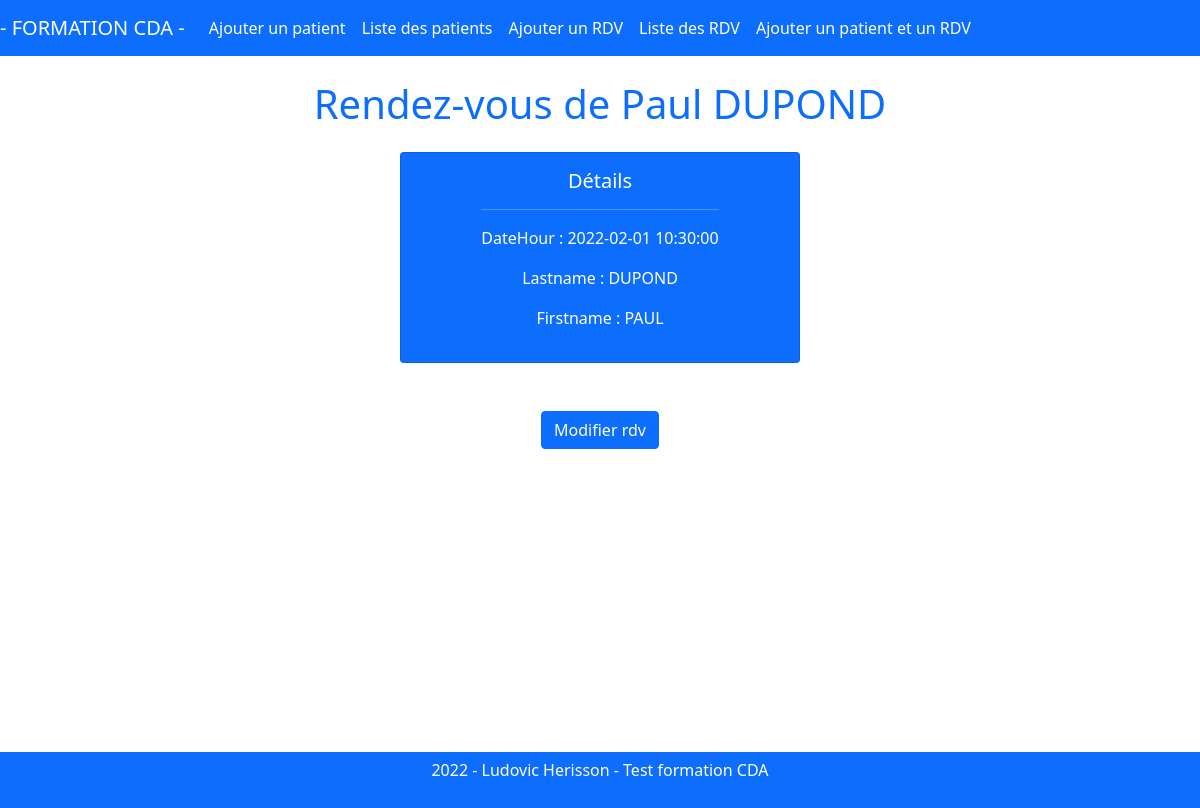
The app's page /?op=select&data=rdv&id=18 with its own data.
### tables this page shows
CREATE TABLE `appointments` (
  `id` int(11) NOT NULL,
  `dateHour` datetime NOT NULL,
  `idPatients` int(11) NOT NULL
);

CREATE TABLE `patients` (
  `id` int(11) NOT NULL,
  `lastname` varchar(25) NOT NULL,
  `firstname` varchar(25) NOT NULL,
  `birthdate` date NOT NULL,
  `phone` varchar(25) DEFAULT NULL,
  `mail` varchar(100) NOT NULL
);

### controller/Controller.php (called while the page is built, shortened)
<?php
class Controller
{
    private $dbEntityRepo;
    public function __construct()
    {
        $this->dbEntityRepo=new \Model\EntityRepository;
    }
    public function render($layout,$template,$parameters=[])
    {
        extract($parameters);
        require "view/$template";
        return ob_end_flush();
    }
    public function select()
    {
        $id=isset($_GET['id']) ? $_GET['id'] : NULL;
        $data=isset($_GET['data']) ? $_GET['data'] : NULL;
        $dataPatient=($data=="patient") ? $dataPatient=$this->dbEntityRepo->selectRepo($id,$data) : NULL ;
        $dataPatient=(empty($dataPatient))? $this->dbEntityRepo->selectRepo($id,$data,false) : $dataPatient;
        $dataRdv=($data=="rdv") ? $dataRdv=$this->dbEntityRepo->selectRepo($id,$data) : NULL ;
        if($_GET['data']=='rdv')
        {
            $recupPatient=$this->dbEntityRepo->selectRepo($id, $_GET['data']);
            $nomPatient=ucfirst(strtolower($recupPatient[0]['firstname']));
            $nomPatient.=' '.$recupPatient[0]['lastname'];
            $title='Rendez-vous de '.$nomPatient;
        }
        elseif($_GET['data']=='patient')
        {
            $recupPatient=$this->dbEntityRepo->selectRepo($id, $_GET['data'], false);
            $nomPatient=ucfirst(strtolower($recupPatient[0]['firstname']));
            $nomPatient.=' '.$recupPatient[0]['lastname'];
            $title='Détails de '.$nomPatient;
        }
       $this->render('layout.php', 'template-select.php',[
           'title' => $title,
           'dataType'=>$data,
           'dataPatient'=>$dataPatient,
           'dataRdv'=>$dataRdv,
           'hidden'=>'hidden'
       ]);
    }
    public function handleRequest()
    {
        $op=isset($_GET['op']) ? $_GET['op'] : NULL;
        switch ($op)
        {
            case 'select':
                $this->select();
                break;
        }
    }
}

### index.php (called while the page is built, shortened)
<?php
$controller=new Controller\Controller;
$controller->handleRequest();
?>

### model/EntityRepository.php (called while the page is built, shortened)
<?php
class EntityRepository
{
    private $db;
    private $tablepatients;
    private $tableappointments;
    public function getDb()
    {
        if(!$this->db)
        {
            try
            {
                $xml=simplexml_load_file('app/config.xml');
                $this->tablepatients=$xml->table1;
                $this->tableappointments=$xml->table2;
                try
                {
                    $this->db= new \PDO("mysql:host=". $xml->host ."; dbname=" . $xml->db, $xml->user, $xml->password, [
                        \PDO::ATTR_ERRMODE => \PDO::ERRMODE_EXCEPTION
                    ]);
                }
                catch(\PDOException $e)
                {
                echo"Message : " . $e->getMessage();
                }
            }
            catch(\Exception $e)
            {
                echo"Message : ".$e->getMessage();
            }
        }
        return $this->db;
    }
    public function selectRepo (int $id, string $data, $verif=true)
    {
        switch ($data)
        {
            case 'rdv':
                $q=$this->getDb()->prepare("SELECT appointments.id, appointments.dateHour, patients.lastname, patients.firstname  FROM " .$this->tableappointments." INNER JOIN ".$this->tablepatients." ON ".$this->tableappointments.".idPatients=".$this->tablepatients.".id AND appointments.id=".$id );
                $q->execute();
                $r=$q->fetchAll(\PDO::FETCH_ASSOC);
                return $r;
            break;
        }
    }
}
?>

### view/template-select.php (the view)
<div class="row mx-auto">
    <div class="card col-4 mx-auto bg-primary text-white">
        <div class="card-body mx-auto">
            <h5 class="card-title text-center">Détails</h5><hr>
            <?php if($dataType=='patient'):?>
                <?php foreach($dataPatient[0] as $key=>$value):
                    if($key!='id' && $key!='dateHour'):?>
                        <p class="text-center"><?=ucfirst($key). " : ".ucfirst($value)?></p>
                    <?php endif;?>
                    <?php if($key=='dateHour'):
                        $hidden=($value)? '' : 'hidden' ;
                    endif;?>
                <?php endforeach;?>
                <h5 class="card-title text-center mt-5"<?=$hidden?>>Rendez-vous :</h5><hr <?=$hidden?>>
                <?php foreach($dataPatient as $dataTab):
                        foreach($dataTab as $key=>$value):?>
                        <?php if($key=='dateHour'):?>
                            <?php $date= new DateTime($value);?>
                            <p class="text-center">Date et heure de rendez-vous : <?= $date->format('d-m-Y à G:i'); ?></p>
                        <?php endif;
                    endforeach;
                endforeach;?>
            <?php elseif($dataType=='rdv'):?>
                <?php foreach($dataRdv as $tabData):
                        foreach($tabData as $key=>$value):
                            if($key!='id'):?>
                        <p class="text-center"><?=ucfirst($key). " : ".ucfirst($value)?></p>
                            <?php endif;?>
                        <?php endforeach;?>
                <?php endforeach;?>
            <?php endif;?>
        </div>
    </div>
</div>
<div class="text-center">
    <?php if($dataType=='patient'):?>
        <a href="?op=update&data=patient&id=<?=$dataPatient[0]['id']?>" class="btn btn-primary my-5">Modifier patient</a>
    <?php elseif ($dataType=='rdv'):?>
        <a href="?op=update&data=rdv&id=<?=$dataRdv[0]['id']?>" class="btn btn-primary my-5">Modifier rdv</a>
    <?php endif;?>
</div>

### css/app.css (style rules this page uses)
body { min-height: 100vh !important; max-height: 100vh !important; overflow-y: scroll; }

### records on screen
appointments: key "DateHour", dateHour "2022-02-01 10:30:00", key "Lastname", idPatients.lastname "DUPOND", key "Firstname", idPatients.firstname "PAUL"

### other values on screen
$title "Rendez-vous de Paul DUPOND"
